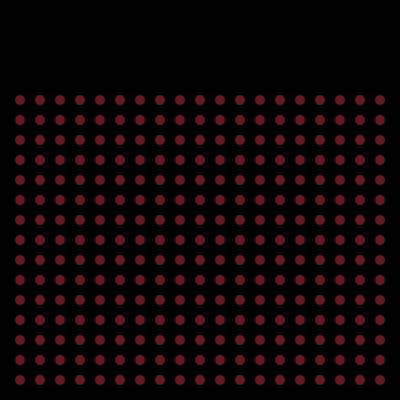
Frame 1 (no input)
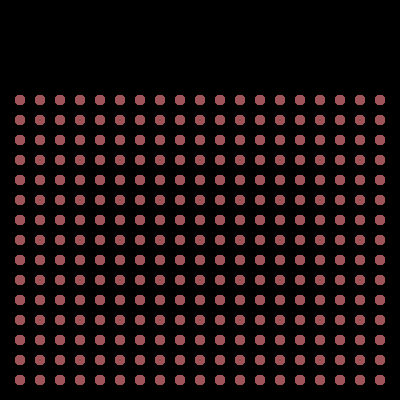
Frame 60 (the mouse pressed at the canvas centre just before this capture)
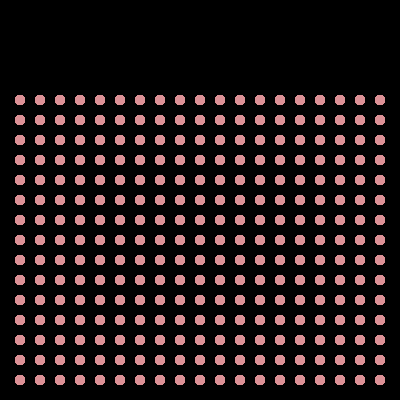
Frame 120 (the mouse held since frame 60 and released just before this capture)

The Processing sketch that drew these frames (run headless with seeded random() and noise(); from frame 60 on, the mouse is pressed at the canvas centre):

// Processing sketch: for_colori
// ── for_colori.pde
int r=100;
int g=25;
int b=30;

int rv=1;
int gv=1;
int bv=1;

void setup() {
  size (400,400);
  background (0);
  noStroke();
}

void draw() {
  fill (r,g,b);
  r+=rv;
  g+=gv;
  b+=bv;
  
  if (r==0) {
    rv=1;
  }
  
  if (r==255) {
    rv=-1;
  }
  
  
  
  if (g==0) {
    gv=1;
  }
  
  if (g==255) {
    gv=-1;
  }
  
  
  if (b==0) {
    bv=1;
  }
  
  if (b==255) {
    bv=-1;
  }
  
  println(r, g, b);
  
  for (int y=100; y<390; y+=20) {
  for (int x=20; x<390; x+=20) {
    ellipse(x,y,10,10);
  }
  }
  
}
